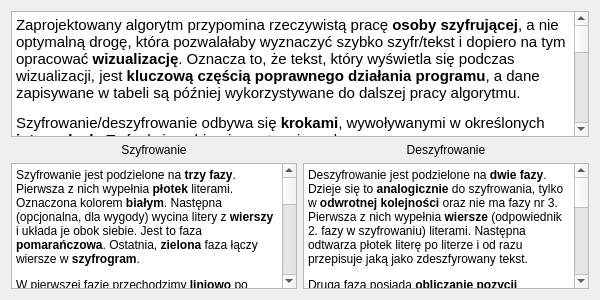
 <widget class="QWidget" name="helpWindow">
  <property name="geometry">
   <rect>
    <x>0</x>
    <y>0</y>
    <width>600</width>
    <height>300</height>
   </rect>
  </property>
  <property name="font">
   <font/>
  </property>
  <property name="windowTitle">
   <string>Algorytm</string>
  </property>
  <layout class="QVBoxLayout" name="verticalLayout">
   <item>
    <widget class="QTextBrowser" name="algorithmText">
     <property name="font">
      <font>
       <pointsize>11</pointsize>
      </font>
     </property>
     <property name="html">
      <string>&lt;!DOCTYPE HTML PUBLIC &quot;-//W3C//DTD HTML 4.0//EN&quot; &quot;http://www.w3.org/TR/REC-html40/strict.dtd&quot;&gt;
&lt;html&gt;&lt;head&gt;&lt;meta name=&quot;qrichtext&quot; content=&quot;1&quot; /&gt;&lt;meta charset=&quot;utf-8&quot; /&gt;&lt;style type=&quot;text/css&quot;&gt;
p, li { white-space: pre-wrap; }
&lt;/style&gt;&lt;/head&gt;&lt;body style=&quot; font-family:'Book Antiqua'; font-size:11pt; font-weight:400; font-style:normal;&quot;&gt;
&lt;p style=&quot; margin-top:0px; margin-bottom:0px; margin-left:0px; margin-right:0px; -qt-block-indent:0; text-indent:0px;&quot;&gt;&lt;span style=&quot; font-family:'Book Antiqua','Book Antiqua';&quot;&gt;Zaprojektowany algorytm przypomina rzeczywistą pracę &lt;/span&gt;&lt;span style=&quot; font-family:'Book Antiqua','Book Antiqua'; font-weight:600;&quot;&gt;osoby szyfrującej&lt;/span&gt;&lt;span style=&quot; font-family:'Book Antiqua','Book Antiqua';&quot;&gt;, a nie optymalną drogę, która pozwalałaby wyznaczyć szybko szyfr/tekst i dopiero na tym opracować &lt;/span&gt;&lt;span style=&quot; font-family:'Book Antiqua','Book Antiqua'; font-weight:600;&quot;&gt;wizualizację&lt;/span&gt;&lt;span style=&quot; font-family:'Book Antiqua','Book Antiqua';&quot;&gt;. Oznacza to, że tekst, który wyświetla się podczas wizualizacji, jest &lt;/span&gt;&lt;span style=&quot; font-family:'Book Antiqua','Book Antiqua'; font-weight:600;&quot;&gt;kluczową częścią poprawnego działania programu&lt;/span&gt;&lt;span style=&quot; font-family:'Book Antiqua','Book Antiqua';&quot;&gt;, a dane zapisywane w tabeli są później wykorzystywane do dalszej pracy algorytmu.&lt;/span&gt;&lt;/p&gt;
&lt;p style=&quot; margin-top:12px; margin-bottom:0px; margin-left:0px; margin-right:0px; -qt-block-indent:0; text-indent:0px;&quot;&gt;&lt;span style=&quot; font-family:'Book Antiqua','Book Antiqua';&quot;&gt;Szyfrowanie/deszyfrowanie odbywa się &lt;/span&gt;&lt;span style=&quot; font-family:'Book Antiqua','Book Antiqua'; font-weight:600;&quot;&gt;krokami&lt;/span&gt;&lt;span style=&quot; font-family:'Book Antiqua','Book Antiqua';&quot;&gt;, wywoływanymi w określonych &lt;/span&gt;&lt;span style=&quot; font-family:'Book Antiqua','Book Antiqua'; font-weight:600;&quot;&gt;interwałach&lt;/span&gt;&lt;span style=&quot; font-family:'Book Antiqua','Book Antiqua';&quot;&gt;. Te funkcje pobierają następujące dane:&lt;/span&gt;&lt;/p&gt;
&lt;p style=&quot; margin-top:0px; margin-bottom:0px; margin-left:12px; margin-right:0px; -qt-block-indent:0; text-indent:0px;&quot;&gt;&lt;span style=&quot; font-family:'Courier New'; color:#00aaaa;&quot;&gt;height1&lt;/span&gt;&lt;span style=&quot; font-family:'Book Antiqua','Book Antiqua';&quot;&gt; – wysokość 1. płotu&lt;/span&gt;&lt;/p&gt;
&lt;p style=&quot; margin-top:0px; margin-bottom:0px; margin-left:12px; margin-right:0px; -qt-block-indent:0; text-indent:0px;&quot;&gt;&lt;span style=&quot; font-family:'Courier New'; color:#00aaaa;&quot;&gt;height2&lt;/span&gt;&lt;span style=&quot; font-family:'Book Antiqua','Book Antiqua';&quot;&gt; – wysokość 2. płotu&lt;/span&gt;&lt;/p&gt;
&lt;p style=&quot; margin-top:0px; margin-bottom:0px; margin-left:12px; margin-right:0px; -qt-block-indent:0; text-indent:0px;&quot;&gt;&lt;span style=&quot; font-family:'Courier New'; color:#00aaaa;&quot;&gt;maxHeight&lt;/span&gt;&lt;span style=&quot; font-family:'Book Antiqua','Book Antiqua';&quot;&gt; – maksimum z &lt;/span&gt;&lt;span style=&quot; font-family:'Courier New'; color:#00aaaa;&quot;&gt;height1&lt;/span&gt;&lt;span style=&quot; font-family:'Book Antiqua','Book Antiqua';&quot;&gt; i &lt;/span&gt;&lt;span style=&quot; font-family:'Courier New'; color:#00aaaa;&quot;&gt;height2&lt;/span&gt;&lt;/p&gt;
&lt;p style=&quot; margin-top:0px; margin-bottom:0px; margin-left:12px; margin-right:0px; -qt-block-indent:0; text-indent:0px;&quot;&gt;&lt;span style=&quot; font-family:'Courier New'; color:#00aaaa;&quot;&gt;textSize&lt;/span&gt;&lt;span style=&quot; font-family:'Book Antiqua','Book Antiqua';&quot;&gt; – rozmiar wpisanego tekstu do zaszyfrowania/deszyfrowania&lt;/span&gt;&lt;/p&gt;
&lt;p style=&quot; margin-top:0px; margin-bottom:0px; margin-left:12px; margin-right:0px; -qt-block-indent:0; text-indent:0px;&quot;&gt;&lt;span style=&quot; font-family:'Courier New'; color:#00aaaa;&quot;&gt;inverted&lt;/span&gt;&lt;span style=&quot; font-family:'Book Antiqua','Book Antiqua';&quot;&gt; – zmienna true/false odpowiadająca na pytanie ,,czy rysujemy płot do góry nogami''&lt;/span&gt;&lt;/p&gt;
&lt;p style=&quot; margin-top:12px; margin-bottom:0px; margin-left:0px; margin-right:0px; -qt-block-indent:0; text-indent:0px;&quot;&gt;&lt;span style=&quot; font-family:'Book Antiqua','Book Antiqua';&quot;&gt;W programie wykorzystuje się jeszcze kilka &lt;/span&gt;&lt;span style=&quot; font-family:'Book Antiqua','Book Antiqua'; font-weight:600;&quot;&gt;zmiennych pomocniczych&lt;/span&gt;&lt;span style=&quot; font-family:'Book Antiqua','Book Antiqua';&quot;&gt;:&lt;/span&gt;&lt;/p&gt;
&lt;p style=&quot; margin-top:0px; margin-bottom:0px; margin-left:12px; margin-right:0px; -qt-block-indent:0; text-indent:0px;&quot;&gt;&lt;span style=&quot; font-family:'Courier New'; color:#00aaaa;&quot;&gt;fenceSize1 = (height1 * 2 - 2)&lt;/span&gt;&lt;span style=&quot; font-family:'Book Antiqua','Book Antiqua';&quot;&gt; – liczba elementów w pierwszym płocie&lt;/span&gt;&lt;/p&gt;
&lt;p style=&quot; margin-top:0px; margin-bottom:0px; margin-left:12px; margin-right:0px; -qt-block-indent:0; text-indent:0px;&quot;&gt;&lt;span style=&quot; font-family:'Courier New'; color:#00aaaa;&quot;&gt;fenceSize2 = (height2 * 2 - 2)&lt;/span&gt;&lt;span style=&quot; font-family:'Book Antiqua','Book Antiqua';&quot;&gt; – liczba elementów w drugim płotku&lt;/span&gt;&lt;/p&gt;
&lt;p style=&quot; margin-top:0px; margin-bottom:0px; margin-left:12px; margin-right:0px; -qt-block-indent:0; text-indent:0px;&quot;&gt;&lt;span style=&quot; font-family:'Courier New'; color:#00aaaa;&quot;&gt;fenceSize = fenceSize1 + fenceSize2&lt;/span&gt;&lt;span style=&quot; font-family:'Book Antiqua','Book Antiqua';&quot;&gt; – rozmiar płotu będącego złączeniem płotku pierwszego i drugiego&lt;/span&gt;&lt;/p&gt;
&lt;p style=&quot; margin-top:0px; margin-bottom:0px; margin-left:12px; margin-right:0px; -qt-block-indent:0; text-indent:0px;&quot;&gt;&lt;span style=&quot; font-family:'Courier New'; color:#00aaaa;&quot;&gt;index = iteration % fenceSize&lt;/span&gt;&lt;span style=&quot; font-family:'Book Antiqua','Book Antiqua';&quot;&gt; – obecny element płotu (złączonego)&lt;/span&gt;&lt;/p&gt;
&lt;p style=&quot; margin-top:0px; margin-bottom:0px; margin-left:12px; margin-right:0px; -qt-block-indent:0; text-indent:0px;&quot;&gt;&lt;span style=&quot; font-family:'Courier New'; color:#00aaaa;&quot;&gt;cycles = textSize / fenceSize&lt;/span&gt;&lt;span style=&quot; font-family:'Book Antiqua','Book Antiqua';&quot;&gt; – liczba zapętleń płotu (ile cyklów wzoru płotu już narysowaliśmy)&lt;/span&gt;&lt;/p&gt;
&lt;p style=&quot; margin-top:12px; margin-bottom:0px; margin-left:0px; margin-right:0px; -qt-block-indent:0; text-indent:0px;&quot;&gt;&lt;span style=&quot; font-family:'Book Antiqua','Book Antiqua';&quot;&gt;W programie istnieje &lt;/span&gt;&lt;span style=&quot; font-family:'Book Antiqua','Book Antiqua'; font-weight:600;&quot;&gt;ograniczenie&lt;/span&gt;&lt;span style=&quot; font-family:'Book Antiqua','Book Antiqua';&quot;&gt; na &lt;/span&gt;&lt;span style=&quot; font-family:'Book Antiqua','Book Antiqua'; font-weight:600;&quot;&gt;wysokość&lt;/span&gt;&lt;span style=&quot; font-family:'Book Antiqua','Book Antiqua';&quot;&gt; płotka, które musi być w zakresie od 2 do 20. Ograniczenie do 20 jest tylko dla &lt;/span&gt;&lt;span style=&quot; font-family:'Book Antiqua','Book Antiqua'; font-weight:600;&quot;&gt;wygody&lt;/span&gt;&lt;span style=&quot; font-family:'Book Antiqua','Book Antiqua';&quot;&gt; i można je &lt;/span&gt;&lt;span style=&quot; font-family:'Book Antiqua','Book Antiqua'; font-weight:600;&quot;&gt;usunąć&lt;/span&gt;&lt;span style=&quot; font-family:'Book Antiqua','Book Antiqua';&quot;&gt; w edytorze interfejsu, co nie wpłynie na działanie programu, jednak pozwolenie na wysokość płotu równą 0 lub 1, spowoduje &lt;/span&gt;&lt;span style=&quot; font-family:'Book Antiqua','Book Antiqua'; font-weight:600;&quot;&gt;błędne&lt;/span&gt;&lt;span style=&quot; font-family:'Book Antiqua','Book Antiqua';&quot;&gt; działanie programu. Uzasadnienie:&lt;/span&gt;&lt;/p&gt;
&lt;p style=&quot; margin-top:12px; margin-bottom:0px; margin-left:0px; margin-right:0px; -qt-block-indent:0; text-indent:0px;&quot;&gt;&lt;span style=&quot; font-family:'Book Antiqua','Book Antiqua'; font-style:italic;&quot;&gt;Na początku próbowałem pozwolić na wysokości 0 i 1 (taka wysokość posiada dwuznaczną interpretację, więc wybrałem jedną z nich), ale szybko kod stał się bardzo nieczytelny i wtedy zacząłem myśleć:&lt;/span&gt;&lt;/p&gt;
&lt;ul style=&quot;margin-top: 0px; margin-bottom: 0px; margin-left: 0px; margin-right: 0px; -qt-list-indent: 1;&quot;&gt;&lt;li style=&quot; font-family:'Book Antiqua','Book Antiqua'; font-style:italic;&quot; style=&quot; margin-top:0px; margin-bottom:0px; margin-left:0px; margin-right:0px; -qt-block-indent:0; text-indent:0px;&quot;&gt;nie ma sensu ustawiać wysokości na 0, ponieważ jeżeli chcemy, aby drugiego płotka nie było, to jest to równoważne z ustawieniem jego wysokości na wysokość płotka pierwszego&lt;/li&gt;
&lt;li style=&quot; font-family:'Book Antiqua','Book Antiqua'; font-style:italic;&quot; style=&quot; margin-top:0px; margin-bottom:0px; margin-left:0px; margin-right:0px; -qt-block-indent:0; text-indent:0px;&quot;&gt;wysokość 1 sprowadza się do przekopiowania tekstu, co nie jest żadnym szyfrem, a gdy tylko jeden z płotków posiada wysokość 1, to nie wiadomo czy: 
&lt;ul style=&quot;margin-top: 0px; margin-bottom: 0px; margin-left: 0px; margin-right: 0px; -qt-list-indent: 2;&quot;&gt;&lt;li style=&quot; font-family:'Book Antiqua','Book Antiqua'; font-style:italic;&quot; style=&quot; margin-top:0px; margin-bottom:0px; margin-left:0px; margin-right:0px; -qt-block-indent:0; text-indent:0px;&quot;&gt;mamy powtarzać wierzchołki    &lt;/li&gt;
&lt;li style=&quot; font-family:'Book Antiqua','Book Antiqua'; font-style:italic;&quot; style=&quot; margin-top:0px; margin-bottom:0px; margin-left:0px; margin-right:0px; -qt-block-indent:0; text-indent:0px;&quot;&gt;powtarzać tylko jeden z wierzchołków&lt;/li&gt;
&lt;li style=&quot; font-family:'Book Antiqua','Book Antiqua'; font-style:italic;&quot; style=&quot; margin-top:0px; margin-bottom:0px; margin-left:0px; margin-right:0px; -qt-block-indent:0; text-indent:0px;&quot;&gt;nic nie robić&lt;/li&gt;&lt;/ul&gt;&lt;/li&gt;&lt;/ul&gt;&lt;/body&gt;&lt;/html&gt;</string>
     </property>
    </widget>
   </item>
   <item>
    <layout class="QHBoxLayout" name="algorithmLayout">
     <item>
      <layout class="QVBoxLayout" name="szyfrLayout">
       <item>
        <widget class="QLabel" name="szyfrLabel">
         <property name="font">
          <font>
           <pointsize>9</pointsize>
          </font>
         </property>
         <property name="text">
          <string>Szyfrowanie</string>
         </property>
         <property name="alignment">
          <set>Qt::AlignCenter</set>
         </property>
         <property name="buddy">
          <cstring>szyfrText</cstring>
         </property>
        </widget>
       </item>
       <item>
        <widget class="QTextBrowser" name="szyfrText">
         <property name="font">
          <font>
           <pointsize>9</pointsize>
          </font>
         </property>
         <property name="html">
          <string>&lt;!DOCTYPE HTML PUBLIC &quot;-//W3C//DTD HTML 4.0//EN&quot; &quot;http://www.w3.org/TR/REC-html40/strict.dtd&quot;&gt;
&lt;html&gt;&lt;head&gt;&lt;meta name=&quot;qrichtext&quot; content=&quot;1&quot; /&gt;&lt;meta charset=&quot;utf-8&quot; /&gt;&lt;style type=&quot;text/css&quot;&gt;
p, li { white-space: pre-wrap; }
&lt;/style&gt;&lt;/head&gt;&lt;body style=&quot; font-family:'Book Antiqua'; font-size:9pt; font-weight:400; font-style:normal;&quot;&gt;
&lt;p style=&quot; margin-top:0px; margin-bottom:0px; margin-left:0px; margin-right:0px; -qt-block-indent:0; text-indent:0px;&quot;&gt;&lt;span style=&quot; font-family:'Book Antiqua','Book Antiqua';&quot;&gt;Szyfrowanie jest podzielone na &lt;/span&gt;&lt;span style=&quot; font-family:'Book Antiqua','Book Antiqua'; font-weight:600;&quot;&gt;trzy fazy&lt;/span&gt;&lt;span style=&quot; font-family:'Book Antiqua','Book Antiqua';&quot;&gt;. Pierwsza z nich wypełnia &lt;/span&gt;&lt;span style=&quot; font-family:'Book Antiqua','Book Antiqua'; font-weight:600;&quot;&gt;płotek&lt;/span&gt;&lt;span style=&quot; font-family:'Book Antiqua','Book Antiqua';&quot;&gt; literami. Oznaczona kolorem &lt;/span&gt;&lt;span style=&quot; font-family:'Book Antiqua','Book Antiqua'; font-weight:600;&quot;&gt;białym&lt;/span&gt;&lt;span style=&quot; font-family:'Book Antiqua','Book Antiqua';&quot;&gt;. Następna (opcjonalna, dla wygody) wycina litery z &lt;/span&gt;&lt;span style=&quot; font-family:'Book Antiqua','Book Antiqua'; font-weight:600;&quot;&gt;wierszy&lt;/span&gt;&lt;span style=&quot; font-family:'Book Antiqua','Book Antiqua';&quot;&gt; i układa je obok siebie. Jest to faza &lt;/span&gt;&lt;span style=&quot; font-family:'Book Antiqua','Book Antiqua'; font-weight:600;&quot;&gt;pomarańczowa&lt;/span&gt;&lt;span style=&quot; font-family:'Book Antiqua','Book Antiqua';&quot;&gt;. Ostatnia, &lt;/span&gt;&lt;span style=&quot; font-family:'Book Antiqua','Book Antiqua'; font-weight:600;&quot;&gt;zielona&lt;/span&gt;&lt;span style=&quot; font-family:'Book Antiqua','Book Antiqua';&quot;&gt; faza łączy wiersze w &lt;/span&gt;&lt;span style=&quot; font-family:'Book Antiqua','Book Antiqua'; font-weight:600;&quot;&gt;szyfrogram&lt;/span&gt;&lt;span style=&quot; font-family:'Book Antiqua','Book Antiqua';&quot;&gt;.&lt;/span&gt;&lt;/p&gt;
&lt;p style=&quot; margin-top:12px; margin-bottom:0px; margin-left:0px; margin-right:0px; -qt-block-indent:0; text-indent:0px;&quot;&gt;&lt;span style=&quot; font-family:'Book Antiqua','Book Antiqua';&quot;&gt;W pierwszej fazie przechodzimy &lt;/span&gt;&lt;span style=&quot; font-family:'Book Antiqua','Book Antiqua'; font-weight:600;&quot;&gt;liniowo&lt;/span&gt;&lt;span style=&quot; font-family:'Book Antiqua','Book Antiqua';&quot;&gt; po całym tekście i wrzucamy litery w &lt;/span&gt;&lt;span style=&quot; font-family:'Book Antiqua','Book Antiqua'; font-weight:600;&quot;&gt;obliczone pozycje&lt;/span&gt;&lt;span style=&quot; font-family:'Book Antiqua','Book Antiqua';&quot;&gt;.  Pozycje są wyznaczane &lt;/span&gt;&lt;span style=&quot; font-family:'Book Antiqua','Book Antiqua'; font-weight:600;&quot;&gt;lokalnie&lt;/span&gt;&lt;span style=&quot; font-family:'Book Antiqua','Book Antiqua';&quot;&gt; tzn.: w przypadku zmiany &lt;/span&gt;&lt;span style=&quot; font-family:'Book Antiqua','Book Antiqua'; font-weight:600;&quot;&gt;kierunku&lt;/span&gt;&lt;span style=&quot; font-family:'Book Antiqua','Book Antiqua';&quot;&gt; liczmy index ,,od zera''. Np. po osiągnięciu drugiego (bo od pierwszego zaczynamy pracę) wierzchołka płotku zmienia się kierunek, więc odejmujemy &lt;/span&gt;&lt;span style=&quot; font-family:'Book Antiqua','Book Antiqua'; font-weight:600;&quot;&gt;indeks wierzchołka&lt;/span&gt;&lt;span style=&quot; font-family:'Book Antiqua','Book Antiqua';&quot;&gt;: &lt;/span&gt;&lt;span style=&quot; font-family:'Courier New'; color:#00aaaa;&quot;&gt;index -= height1&lt;/span&gt;&lt;span style=&quot; font-family:'Book Antiqua','Book Antiqua';&quot;&gt; i dopiero wyznaczamy pozycję &lt;/span&gt;&lt;span style=&quot; font-family:'Courier New'; color:#00aaaa;&quot;&gt;pos = (height1 - index) - 2&lt;/span&gt;&lt;span style=&quot; font-family:'Book Antiqua','Book Antiqua';&quot;&gt;. Płotek zmienia kierunek 3 razy, zanim zrobić pełny &lt;/span&gt;&lt;span style=&quot; font-family:'Book Antiqua','Book Antiqua'; font-weight:600;&quot;&gt;cykl&lt;/span&gt;&lt;span style=&quot; font-family:'Book Antiqua','Book Antiqua';&quot;&gt;, przy czym należy wyznaczyć też indeks zanim zmieni kierunek. Oznacza to, że w jednym cyklu trzeba rozważyć 4 przypadki dla poprawnego wyznaczenia pozycji. Opis wraz z przykładami, jak dokładnie to się dzieje, jest umieszczony w &lt;/span&gt;&lt;span style=&quot; font-family:'Book Antiqua','Book Antiqua'; font-weight:600;&quot;&gt;komentarzach&lt;/span&gt;&lt;span style=&quot; font-family:'Book Antiqua','Book Antiqua';&quot;&gt; w &lt;/span&gt;&lt;span style=&quot; font-family:'Book Antiqua','Book Antiqua'; font-weight:600;&quot;&gt;kodzie&lt;/span&gt;&lt;span style=&quot; font-family:'Book Antiqua','Book Antiqua';&quot;&gt;. Przypadek &lt;/span&gt;&lt;span style=&quot; font-family:'Book Antiqua','Book Antiqua'; font-weight:600;&quot;&gt;odwróconego&lt;/span&gt;&lt;span style=&quot; font-family:'Book Antiqua','Book Antiqua';&quot;&gt; płotku to po prostu przekształcenie indeksu na samym końcu: &lt;/span&gt;&lt;span style=&quot; font-family:'Courier New'; color:#00aaaa;&quot;&gt;pos = maxHeight - 1 - pos&lt;/span&gt;&lt;span style=&quot; font-family:'Book Antiqua','Book Antiqua';&quot;&gt;. &lt;/span&gt;&lt;/p&gt;
&lt;p style=&quot; margin-top:12px; margin-bottom:12px; margin-left:0px; margin-right:0px; -qt-block-indent:0; text-indent:0px;&quot;&gt;&lt;span style=&quot; font-family:'Book Antiqua','Book Antiqua';&quot;&gt;Implementacja 2. i 3. fazy jest banalna. Przechodzimy &lt;/span&gt;&lt;span style=&quot; font-family:'Book Antiqua','Book Antiqua'; font-weight:600;&quot;&gt;liniowo&lt;/span&gt;&lt;span style=&quot; font-family:'Book Antiqua','Book Antiqua';&quot;&gt; po wszystkich elementach tablicy z &lt;/span&gt;&lt;span style=&quot; font-family:'Book Antiqua','Book Antiqua'; font-weight:600;&quot;&gt;wizualizacji&lt;/span&gt;&lt;span style=&quot; font-family:'Book Antiqua','Book Antiqua';&quot;&gt; w danym &lt;/span&gt;&lt;span style=&quot; font-family:'Book Antiqua','Book Antiqua'; font-weight:600;&quot;&gt;wierszu&lt;/span&gt;&lt;span style=&quot; font-family:'Book Antiqua','Book Antiqua';&quot;&gt;, jak jest &lt;/span&gt;&lt;span style=&quot; font-family:'Book Antiqua','Book Antiqua'; font-weight:600;&quot;&gt;znak&lt;/span&gt;&lt;span style=&quot; font-family:'Book Antiqua','Book Antiqua';&quot;&gt;, to go przepisujemy.&lt;/span&gt;&lt;/p&gt;&lt;/body&gt;&lt;/html&gt;</string>
         </property>
        </widget>
       </item>
      </layout>
     </item>
     <item>
      <layout class="QVBoxLayout" name="deszyfrLayout">
       <item>
        <widget class="QLabel" name="deszyfrLabel">
         <property name="maximumSize">
          <size>
           <width>16777215</width>
           <height>16777215</height>
          </size>
         </property>
         <property name="font">
          <font>
           <pointsize>9</pointsize>
          </font>
         </property>
         <property name="text">
          <string>Deszyfrowanie</string>
         </property>
         <property name="alignment">
          <set>Qt::AlignCenter</set>
         </property>
         <property name="buddy">
          <cstring>deszyfrText</cstring>
         </property>
        </widget>
       </item>
       <item>
        <widget class="QTextBrowser" name="deszyfrText">
         <property name="font">
          <font>
           <pointsize>9</pointsize>
          </font>
         </property>
         <property name="html">
          <string>&lt;!DOCTYPE HTML PUBLIC &quot;-//W3C//DTD HTML 4.0//EN&quot; &quot;http://www.w3.org/TR/REC-html40/strict.dtd&quot;&gt;
&lt;html&gt;&lt;head&gt;&lt;meta name=&quot;qrichtext&quot; content=&quot;1&quot; /&gt;&lt;meta charset=&quot;utf-8&quot; /&gt;&lt;style type=&quot;text/css&quot;&gt;
p, li { white-space: pre-wrap; }
&lt;/style&gt;&lt;/head&gt;&lt;body style=&quot; font-family:'Book Antiqua'; font-size:9pt; font-weight:400; font-style:normal;&quot;&gt;
&lt;p style=&quot; margin-top:0px; margin-bottom:0px; margin-left:0px; margin-right:0px; -qt-block-indent:0; text-indent:0px;&quot;&gt;&lt;span style=&quot; font-family:'Book Antiqua','Book Antiqua';&quot;&gt;Deszyfrowanie jest podzielone na &lt;/span&gt;&lt;span style=&quot; font-family:'Book Antiqua','Book Antiqua'; font-weight:600;&quot;&gt;dwie fazy&lt;/span&gt;&lt;span style=&quot; font-family:'Book Antiqua','Book Antiqua';&quot;&gt;. Dzieje się to &lt;/span&gt;&lt;span style=&quot; font-family:'Book Antiqua','Book Antiqua'; font-weight:600;&quot;&gt;analogicznie&lt;/span&gt;&lt;span style=&quot; font-family:'Book Antiqua','Book Antiqua';&quot;&gt; do szyfrowania, tylko w &lt;/span&gt;&lt;span style=&quot; font-family:'Book Antiqua','Book Antiqua'; font-weight:600;&quot;&gt;odwrotnej kolejności&lt;/span&gt;&lt;span style=&quot; font-family:'Book Antiqua','Book Antiqua';&quot;&gt; oraz nie ma fazy nr 3. Pierwsza z nich wypełnia &lt;/span&gt;&lt;span style=&quot; font-family:'Book Antiqua','Book Antiqua'; font-weight:600;&quot;&gt;wiersze&lt;/span&gt;&lt;span style=&quot; font-family:'Book Antiqua','Book Antiqua';&quot;&gt; (odpowiednik 2. fazy w szyfrowaniu) literami. Następna odtwarza płotek literę po literze i od razu przepisuje jaką jako zdeszfyrowany tekst.&lt;/span&gt;&lt;/p&gt;
&lt;p style=&quot; margin-top:12px; margin-bottom:12px; margin-left:0px; margin-right:0px; -qt-block-indent:0; text-indent:0px;&quot;&gt;&lt;span style=&quot; font-family:'Book Antiqua','Book Antiqua';&quot;&gt;Druga faza posiada &lt;/span&gt;&lt;span style=&quot; font-family:'Book Antiqua','Book Antiqua'; font-weight:600;&quot;&gt;obliczanie pozycji&lt;/span&gt;&lt;span style=&quot; font-family:'Book Antiqua','Book Antiqua';&quot;&gt; dokładnie takie samo, jak szyfrowanie, ale obliczenie&lt;/span&gt;&lt;span style=&quot; font-family:'Book Antiqua','Book Antiqua'; font-weight:600;&quot;&gt; liczby liter&lt;/span&gt;&lt;span style=&quot; font-family:'Book Antiqua','Book Antiqua';&quot;&gt; potrzebnych do wycięcia z tekstu w fazie pierwszej jest skomplikowane. &lt;/span&gt;&lt;span style=&quot; font-family:'Book Antiqua','Book Antiqua'; font-weight:600;&quot;&gt;Litery&lt;/span&gt;&lt;span style=&quot; font-family:'Book Antiqua','Book Antiqua';&quot;&gt; w danym &lt;/span&gt;&lt;span style=&quot; font-family:'Book Antiqua','Book Antiqua'; font-weight:600;&quot;&gt;wierszu&lt;/span&gt;&lt;span style=&quot; font-family:'Book Antiqua','Book Antiqua';&quot;&gt; mogą się &lt;/span&gt;&lt;span style=&quot; font-family:'Book Antiqua','Book Antiqua'; font-weight:600;&quot;&gt;powtarzać&lt;/span&gt;&lt;span style=&quot; font-family:'Book Antiqua','Book Antiqua';&quot;&gt; 4, 3, 2 lub 1 raz na jeden &lt;/span&gt;&lt;span style=&quot; font-family:'Book Antiqua','Book Antiqua'; font-weight:600;&quot;&gt;cykl&lt;/span&gt;&lt;span style=&quot; font-family:'Book Antiqua','Book Antiqua';&quot;&gt; płotu. Rozróżnia się 5 przypadków:&lt;/span&gt;&lt;/p&gt;
&lt;p style=&quot; margin-top:12px; margin-bottom:12px; margin-left:0px; margin-right:0px; -qt-block-indent:0; text-indent:0px;&quot;&gt;&lt;span style=&quot; font-family:'Courier New'; font-style:italic; color:#bec0c2;&quot;&gt;x&lt;/span&gt;&lt;span style=&quot; font-family:'Courier New'; color:#bec0c2;&quot;&gt;       o    -- 1.  2 w/c&lt;/span&gt;&lt;span style=&quot; font-family:'Courier New'; font-style:italic; color:#bec0c2;&quot;&gt;&lt;br /&gt; x&lt;/span&gt;&lt;span style=&quot; font-family:'Courier New'; color:#bec0c2;&quot;&gt;     &lt;/span&gt;&lt;span style=&quot; font-family:'Courier New'; font-style:italic; color:#bec0c2;&quot;&gt;x &lt;/span&gt;&lt;span style=&quot; font-family:'Courier New'; color:#bec0c2;&quot;&gt;o o &lt;/span&gt;&lt;span style=&quot; font-family:'Courier New'; font-style:italic; color:#bec0c2;&quot;&gt;--&lt;/span&gt;&lt;span style=&quot; font-family:'Courier New'; color:#bec0c2;&quot;&gt; &lt;/span&gt;&lt;span style=&quot; font-family:'Courier New'; font-style:italic; color:#bec0c2;&quot;&gt;2.  4 w/c&lt;br /&gt;  x&lt;/span&gt;&lt;span style=&quot; font-family:'Courier New'; color:#bec0c2;&quot;&gt;   &lt;/span&gt;&lt;span style=&quot; font-family:'Courier New'; font-style:italic; color:#bec0c2;&quot;&gt;x&lt;/span&gt;&lt;span style=&quot; font-family:'Courier New'; color:#bec0c2;&quot;&gt;   o  &lt;/span&gt;&lt;span style=&quot; font-family:'Courier New'; font-style:italic; color:#bec0c2;&quot;&gt;--&lt;/span&gt;&lt;span style=&quot; font-family:'Courier New'; color:#bec0c2;&quot;&gt; &lt;/span&gt;&lt;span style=&quot; font-family:'Courier New'; font-style:italic; color:#bec0c2;&quot;&gt;3.&lt;/span&gt;&lt;span style=&quot; font-family:'Courier New'; color:#bec0c2;&quot;&gt;  &lt;/span&gt;&lt;span style=&quot; font-family:'Courier New'; font-style:italic; color:#bec0c2;&quot;&gt;3 w/c&lt;br /&gt;   x&lt;/span&gt;&lt;span style=&quot; font-family:'Courier New'; color:#bec0c2;&quot;&gt; &lt;/span&gt;&lt;span style=&quot; font-family:'Courier New'; font-style:italic; color:#bec0c2;&quot;&gt;x&lt;/span&gt;&lt;span style=&quot; font-family:'Courier New'; color:#bec0c2;&quot;&gt;       &lt;/span&gt;&lt;span style=&quot; font-family:'Courier New'; font-style:italic; color:#bec0c2;&quot;&gt;--&lt;/span&gt;&lt;span style=&quot; font-family:'Courier New'; color:#bec0c2;&quot;&gt; &lt;/span&gt;&lt;span style=&quot; font-family:'Courier New'; font-style:italic; color:#bec0c2;&quot;&gt;4.&lt;/span&gt;&lt;span style=&quot; font-family:'Courier New'; color:#bec0c2;&quot;&gt;  &lt;/span&gt;&lt;span style=&quot; font-family:'Courier New'; font-style:italic; color:#bec0c2;&quot;&gt;2 w/c	&lt;br /&gt;    x&lt;/span&gt;&lt;span style=&quot; font-family:'Courier New'; color:#bec0c2;&quot;&gt;        &lt;/span&gt;&lt;span style=&quot; font-family:'Courier New'; font-style:italic; color:#bec0c2;&quot;&gt;--&lt;/span&gt;&lt;span style=&quot; font-family:'Courier New'; color:#bec0c2;&quot;&gt; &lt;/span&gt;&lt;span style=&quot; font-family:'Courier New'; font-style:italic; color:#bec0c2;&quot;&gt;5.&lt;/span&gt;&lt;span style=&quot; font-family:'Courier New'; color:#bec0c2;&quot;&gt;  &lt;/span&gt;&lt;span style=&quot; font-family:'Courier New'; font-style:italic; color:#bec0c2;&quot;&gt;1 w/c&lt;br /&gt;w/c oznacza wierzchołki/cykl&lt;/span&gt;&lt;/p&gt;
&lt;p style=&quot; margin-top:0px; margin-bottom:0px; margin-left:0px; margin-right:0px; -qt-block-indent:0; text-indent:0px;&quot;&gt;&lt;span style=&quot; font-family:'Book Antiqua','Book Antiqua';&quot;&gt;Przy &lt;/span&gt;&lt;span style=&quot; font-family:'Book Antiqua','Book Antiqua'; font-weight:600;&quot;&gt;odwróconym&lt;/span&gt;&lt;span style=&quot; font-family:'Book Antiqua','Book Antiqua';&quot;&gt; płotku można skorzystać z powyższego algorytmu, tylko przy ,,odrywaniu'' liter z szyfrogramu w pierwszej fazie, należy to robić &lt;/span&gt;&lt;span style=&quot; font-family:'Book Antiqua','Book Antiqua'; font-weight:600;&quot;&gt;od końca&lt;/span&gt;&lt;span style=&quot; font-family:'Book Antiqua','Book Antiqua';&quot;&gt; tekstu oraz wypisywać wiersze w &lt;/span&gt;&lt;span style=&quot; font-family:'Book Antiqua','Book Antiqua'; font-weight:600;&quot;&gt;odwrotnej kolejności&lt;/span&gt;&lt;span style=&quot; font-family:'Book Antiqua','Book Antiqua';&quot;&gt; (wizualizacja pokazuje jak to się dzieje).&lt;/span&gt;&lt;/p&gt;&lt;/body&gt;&lt;/html&gt;</string>
         </property>
        </widget>
       </item>
      </layout>
     </item>
    </layout>
   </item>
  </layout>
 </widget>
